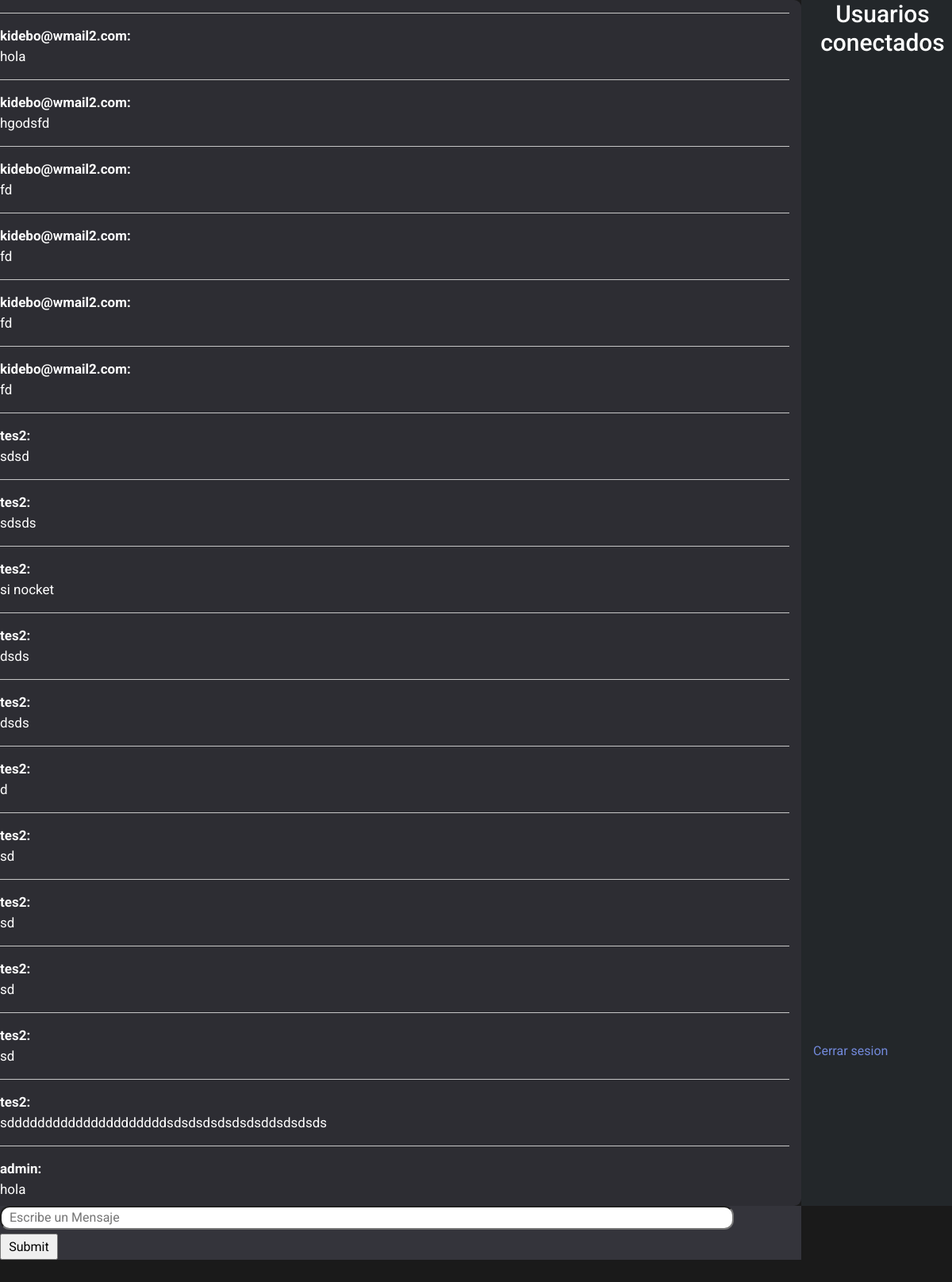
The page / (signed in) on the database its author committed.
### tables this page shows
CREATE TABLE messages(id integer PRIMARY KEY,user text, message text);

### main.py (the view)
@app.route('/' ,methods=['GET','POST'])
def home():
    if 'username' in session: #if there is an user logged in
        users, messages = get_messages()
        return render_template('index.html', username=session['username'], messages=messages, users=users, logueados=logueados)
    else:
        return redirect('/login')

### db.py (called while the page is built)
def get_messages():
	con = sqlite3.connect('users.db', check_same_thread=False)
	elidart = con.cursor()
	query = elidart.execute("SELECT * FROM messages").fetchall() #obtiene todos los registros
	users = []
	messages = []
	for row in query:
		messages.append(row[1]) #guarda los mensajes en una lista
		users.append(row[2])
	con.commit()
	con.close()
	return users, messages

### templates/index.html (shortened to what this page needs)
<!DOCTYPE html>
<html lang="en">
<head>
  <link rel="stylesheet" href="https://stackpath.bootstrapcdn.com/bootstrap/4.3.1/css/bootstrap.min.css"
>
  <link rel="stylesheet" href="{{ url_for('static', filename='css/styles.css') }}">
</head>
<body id="indexbody">
  <div class="row maindiv">
    <div class="col-10 mensajes">
      {%for i in range(messages|length)%}
      <hr class="linea">
      <p><b>{{messages[i]}}:</b><br> {{users[i]}}</p>
      {% endfor %}
    </div>
    <div class="logueados col-2">
      <h1 id="usuarioscon">Usuarios conectados</h1>
      <div class="usuarios">
      </div>
      <a class="logout" href="/logout">Cerrar sesion</a>
    </div>
  </div>
  <div class="row">
    <div class="col-10 input_message">
      <form method="POST">
        <input type="text" class="message" placeholder="Escribe un Mensaje">
        <input type="submit" class="send_button">
      </form>
    </div>
  </div>
</body>
</html>

### static/css/styles.css (style rules this page uses)
#indexbody { background-color: rgb(26, 26, 26); color: white; font-family: 'Roboto', sans-serif; overflow: hidden; height: 100%; }
#usuarioscon { font-size: 30px; text-align: center; }
.mensajes { background-color: #2d2d33; border-radius: 9px; -moz-border-radius: 9px; -webkit-border-radius: 9px; font-size: 17px; word-wrap: break-word; overflow-y:scroll; height:90vh; }
.linea { border-color: #c7c7c7; }
.input_message { background-color: #34343b; color: white; }
.usuarios { overflow-y:auto; word-wrap: break-word; height:73vh; }
.logueados { background-color:#23272a; color:white; height:90vh; }
.message { padding-left: 10px; border-radius:12px; width: 93%; }
.send_button { width:73px; height: 33px; margin-top: 5px; }
.logout { text-decoration: none; color: #7289da; }

### rows shown on the page
messages: user "kidebo@wmail2.com", message "hola"
messages: user "kidebo@wmail2.com", message "hgodsfd"
messages: user "kidebo@wmail2.com", message "fd"
messages: user "kidebo@wmail2.com", message "fd"
messages: user "kidebo@wmail2.com", message "fd"
messages: user "kidebo@wmail2.com", message "fd"
messages: user "tes2", message "sdsd"
messages: user "tes2", message "sdsds"
messages: user "tes2", message "si nocket"
messages: user "tes2", message "dsds"
messages: user "tes2", message "dsds"
messages: user "tes2"
messages: user "tes2", message "sd"
messages: user "tes2", message "sd"
messages: user "tes2", message "sd"
messages: user "tes2", message "sd"
messages: user "tes2", message "sdddddddddddddddddddddsdsdsdsdsdsdsddsdsdsds"
messages: user "admin", message "hola"

### other values the page prints
{{ users[i] }} "d"
